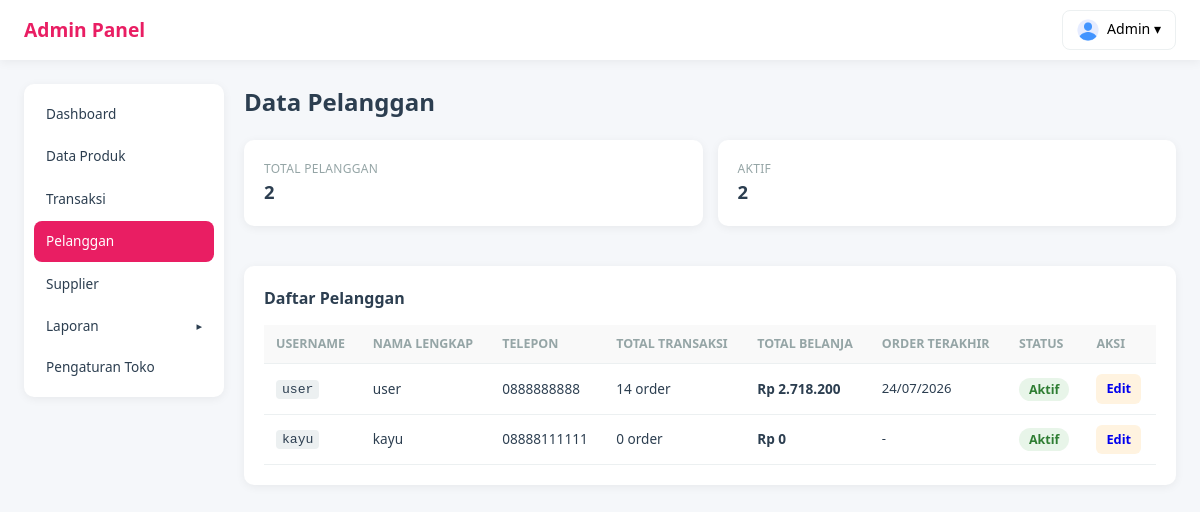
/be/admin/index.php?page=pelanggan, run on the app's committed database.
### tables this page shows
CREATE TABLE `users` (
  `id` int(11) NOT NULL AUTO_INCREMENT,
  `username` varchar(50) NOT NULL,
  `password` varchar(255) NOT NULL,
  `nama_lengkap` varchar(100) NOT NULL,
  `foto_profil` varchar(255) DEFAULT NULL,
  `role` enum('admin','kasir') NOT NULL DEFAULT 'kasir',
  `no_telp` varchar(20) DEFAULT NULL,
  `alamat` text DEFAULT NULL,
  `nama_penerima_default` varchar(100) DEFAULT NULL,
  `is_active` tinyint(1) NOT NULL DEFAULT 1,
  `created_at` timestamp NULL DEFAULT current_timestamp(),
  `updated_at` timestamp NULL DEFAULT current_timestamp() ON UPDATE current_timestamp(),
  PRIMARY KEY (`id`),
  UNIQUE KEY `username` (`username`)
);

### html/be/admin/pages/pelanggan.php (the view, shortened to what this page needs)
<?php
$customers = $db->query("
    SELECT u.*,
           COUNT(t.id) as total_transaksi,
           COALESCE(SUM(CASE WHEN t.status != 'batal' THEN t.total ELSE 0 END), 0) as total_belanja,
           MAX(t.created_at) as last_order
    FROM users u
    LEFT JOIN transaksi t ON t.user_id = u.id
    WHERE u.role = 'kasir'
    GROUP BY u.id
    ORDER BY total_belanja DESC
")->fetchAll();
?>
<h1 class="page-title">Data Pelanggan</h1>
<div class="summary-grid" style="margin-bottom:20px;">
    <div class="card summary-card">
        <div>
            <p class="summary-label">Total Pelanggan</p>
            <p class="summary-value"><?php echo count($customers); ?></p>
        </div>
    </div>
    <div class="card summary-card">
        <div>
            <p class="summary-label">Aktif</p>
            <p class="summary-value"><?php echo count(array_filter($customers, fn($c) => $c['is_active'])); ?></p>
        </div>
    </div>
</div>
<div class="card">
    <h3>Daftar Pelanggan</h3>
    <div class="table-wrapper">
        <table class="table">
            <thead>
                <tr>
                    <th>Username</th>
                    <th>Nama Lengkap</th>
                    <th>Telepon</th>
                    <th>Total Transaksi</th>
                    <th>Total Belanja</th>
                    <th>Order Terakhir</th>
                    <th>Status</th>
                    <th>Aksi</th>
                </tr>
            </thead>
            <tbody>
                <?php foreach ($customers as $c): ?>
                <tr style="<?php echo !$c['is_active'] ? 'opacity:0.5;' : ''; ?>">
                    <td><code><?php echo htmlspecialchars($c['username']); ?></code></td>
                    <td><?php echo htmlspecialchars($c['nama_lengkap']); ?></td>
                    <td><?php echo htmlspecialchars($c['no_telp'] ?? '-'); ?></td>
                    <td><?php echo $c['total_transaksi']; ?> order</td>
                    <td><strong>Rp <?php echo number_format($c['total_belanja'], 0, ',', '.'); ?></strong></td>
                    <td style="font-size:0.82rem;"><?php echo $c['last_order'] ? date('d/m/Y', strtotime($c['last_order'])) : '-'; ?></td>
                    <td>
                        <span class="badge <?php echo $c['is_active'] ? 'badge-ok' : 'badge-danger'; ?>">
                            <?php echo $c['is_active'] ? 'Aktif' : 'Nonaktif'; ?>
                        </span>
                    </td>
                    <td style="white-space:nowrap;">
                        <a href="#" onclick="openEditCustomer(<?php echo $c['id']; ?>)" class="btn btn-sm btn-edit">Edit</a>
                    </td>
                </tr>
                <?php endforeach; ?>
            </tbody>
        </table>
    </div>
</div>

### html/be/admin/css/admin.css (style rules this page uses)
* { margin: 0; padding: 0; box-sizing: border-box; }
:root { --primary: #e91e63; --primary-dark: #c2185b; --primary-light: #fce4ec; --secondary: #4caf50; --warning: #ff9800; --danger: #f44336; --dark: #2c3e50; --gray: #95a5a6; --gray-light: #ecf0f1; --white: #ffffff; --radius: 10px; --shadow: 0 2px 10px rgba(0, 0, 0, 0.06); }
body { font-family: 'Segoe UI', Tahoma, Geneva, Verdana, sans-serif; background: #f5f7fa; color: var(--dark); line-height: 1.5; }
.page-title { font-size: 1.5rem; font-weight: 700; margin-bottom: 20px; }
.card { background: var(--white); border-radius: var(--radius); padding: 20px; box-shadow: var(--shadow); margin-bottom: 20px; }
.card h3 { font-size: 1rem; margin-bottom: 15px; color: var(--dark); }
.summary-grid { display: grid; grid-template-columns: repeat(auto-fit, minmax(180px, 1fr)); gap: 15px; margin-bottom: 20px; }
.summary-card { display: flex; align-items: center; gap: 12px; }
.summary-label { font-size: 0.75rem; color: var(--gray); text-transform: uppercase; letter-spacing: 0.3px; }
.summary-value { font-size: 1.15rem; font-weight: 700; }
.btn { padding: 9px 16px; border: none; border-radius: 6px; font-size: 0.85rem; font-weight: 600; cursor: pointer; text-decoration: none; display: inline-flex; align-items: center; gap: 4px; transition: opacity 0.2s; }
.btn-sm { padding: 5px 10px; font-size: 0.8rem; }
.btn-edit { background: #fff3e0; }
.table-wrapper { overflow-x: auto; }
.table { width: 100%; border-collapse: collapse; font-size: 0.85rem; }
.table th, .table td { padding: 10px 12px; text-align: left; border-bottom: 1px solid var(--gray-light); }
.table th { background: #f9f9f9; font-weight: 600; font-size: 0.78rem; text-transform: uppercase; color: var(--gray); }
.table code { background: var(--gray-light); padding: 2px 6px; border-radius: 4px; font-size: 0.82rem; }
.badge { padding: 3px 10px; border-radius: 12px; font-size: 0.78rem; font-weight: 600; }
.badge-ok { background: #e8f5e9; color: #2e7d32; }

### data on the page
users: username "user", nama_lengkap "user", no_telp "0888888888", total_transaksi "14", total_belanja "2.718.200", last_order "24/07/2026", is_active "Aktif"
users: username "kayu", nama_lengkap "kayu", no_telp "08888111111", total_transaksi "0", total_belanja "0", is_active "Aktif"

### other printed values
$_SESSION['user']['username'] "Admin"
count($customers) "2"
count(array_filter($customers, fn($c) => $c['is_active'])) "2"
